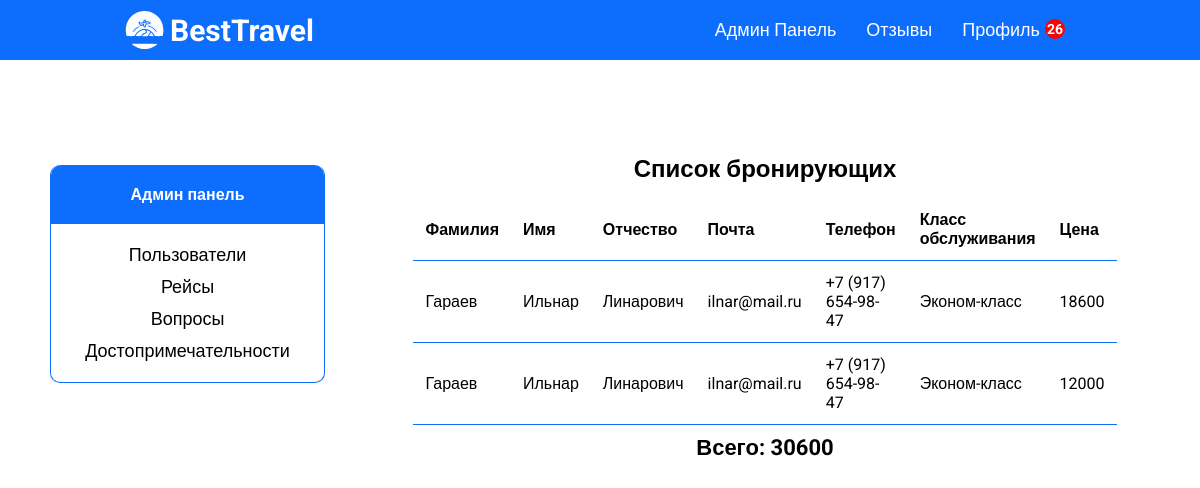
/flight-pass-page.php/12 (signed in), run on the app's committed database.
### tables this page shows
CREATE TABLE `bookings` (
  `book_id` int(11) NOT NULL,
  `flight_id` int(11) NOT NULL,
  `surname` varchar(50) NOT NULL,
  `name` varchar(50) NOT NULL,
  `patronymic` varchar(50) NOT NULL,
  `gender_id` int(11) NOT NULL,
  `birth_date` date NOT NULL,
  `document` varchar(50) NOT NULL,
  `booking_date` timestamp NOT NULL DEFAULT CURRENT_TIMESTAMP,
  `class_id` int(11) NOT NULL,
  `contact_email` varchar(50) NOT NULL,
  `contact_phone` varchar(50) NOT NULL,
  `user_id` int(11) DEFAULT NULL,
  `seat_id` int(11) DEFAULT NULL,
  `total_amount` int(111) NOT NULL
);

CREATE TABLE `classes` (
  `class_id` int(11) NOT NULL,
  `class` varchar(20) NOT NULL,
  `class_code` varchar(10) NOT NULL
);

### functions/methods.php (called while the page is built, shortened)
<?php
    class Methods
    {
        public function pagination($array, $max, $page) {
            $max_results = $max;
            $pages = count($array) < $max_results ? 0 : ceil(count($array) / $max_results);
            $offset = $max_results * ($page - 1);
            $items = array_slice($array, $offset, $max_results);
            return ['array' => $items, 'pages' => $pages];
        }
  }
  $mtd = new Methods;
?>

### database/requests.php (called while the page is built, shortened)
<?php
function getAll($string)
{
    require 'connect.php';
    $data = mysqli_query($connect, $string);
    if (mysqli_num_rows($data) > 0) {
        return mysqli_fetch_all($data, MYSQLI_ASSOC);
    } else {
        return false;
    }
}
function getOne($string)
{
    require 'connect.php';
    $data = mysqli_query($connect, $string);
    if (mysqli_num_rows($data) > 0) {
        return mysqli_fetch_assoc($data);
    } else {
        return false;
    }
}
class ApiProvider
{
    public function getPassFromFlight($flight_id)
    {
        return getAll("
            select b.surname, b.name, b.patronymic, b.contact_email, b.contact_phone, c.class, b.total_amount  from bookings b
            left join classes c on c.class_id = b.class_id
            where b.flight_id = '$flight_id';
        ");
    }
    public function getSumFromFlight($flight_id)
    {
        return getOne("
            select sum(total_amount) as sum from bookings where flight_id = '$flight_id';
        ");
    }
}
?>

### flight-pass-page.php (the view, shortened to what this page needs)
<?php
require_once 'database/requests.php';
require_once 'functions/methods.php';
$id = explode('/', $_SERVER['REQUEST_URI'])[2];
$flights = $provider->getPassFromFlight($id);
$sum = $provider->getSumFromFlight($id);
if ($flights) {
    $pagination = $mtd->pagination($flights, 10, $_GET['page']);
    $flights = $pagination['array'];
}
?>
<!DOCTYPE html>
<html lang="ru">
<?php require 'templates/head.php'; ?>
<body>
<?php require_once 'templates/header.php'; ?>
<div class="container df jcsb fw">
    <?php require_once 'templates/aside.php'; ?>
    <main class="df fc jcc aic">
        <h2 class="tac admin-title">Список бронирующих</h2>
        <?php if($flights): ?>
            <table class='history-table'>
                <tr class='history-tr'>
                    <th>Фамилия</th>
                    <th>Имя</th>
                    <th>Отчество</th>
                    <th>Почта</th>
                    <th>Телефон</th>
                    <th>Класс обслуживания</th>
                    <th>Цена</th>
                </tr>
                <?php foreach($flights as $item): ?>
                    <tr class='history-tr'>
                        <td><?= $item['surname'] ?></td>
                        <td><?= $item['name'] ?></td>
                        <td><?= $item['patronymic'] ?></td>
                        <td><?= $item['contact_email'] ?></td>
                        <td><?= $item['contact_phone'] ?></td>
                        <td><?= $item['class'] ?></td>
                        <td><?= $item['total_amount'] ?></td>
                    </tr>
                <?php endforeach; ?>
            </table>
            <p class="flight-sum">Всего: <?= $sum['sum']; ?></p>
        <?php else: ?>
            <h2 class="tac">Бронирований нет</h2>
        <?php endif; ?>
    </main>
</div>
</body>
</html>

### assets/css/style.css (style rules this page uses)
* { margin: 0; padding: 0; box-sizing: border-box; font-family: 'Roboto', sans-serif; }
html { scroll-behavior: smooth; }
body { overflow-x: hidden; }
.container { max-width: 1600px; margin: 0 auto; }
h1, h2, h3, h4, h5 { padding: 15px; }
.df { display: flex; }
.fc { flex-direction: column; }
.jcsb { justify-content: space-between; }
.jcc { justify-content: center; }
.aic { align-items: center; }
.tac { text-align: center; }
.fw { flex-wrap: wrap; }
main { width: 75%; margin-top: 30px; }
.history-table { width: 90%; border-collapse: collapse; margin: 0 auto; }
.history-tr > th, td { border: solid #0d6efd; border-width: 0 0 1px 0; }
.history-tr > th, td { text-align: left; padding: 12px; }
.flight-sum { padding: 10px; font-size: 22px; font-weight: bold; }
@media screen and (max-width: 1600px) { .container { padding: 50px; } }
@media screen and (max-width: 1600px) { main { width: 70%; } }

### data on the page
bookings: surname "Гараев", name "Ильнар", patronymic "Линарович", contact_email "ilnar@mail.ru", contact_phone "+7 (917) 654-98-47", class.class "Эконом-класс", total_amount "18600"
bookings: surname "Гараев", name "Ильнар", patronymic "Линарович", contact_email "ilnar@mail.ru", contact_phone "+7 (917) 654-98-47", class.class "Эконом-класс", total_amount "12000"

### other printed values
count($provider->getNotifications($_SESSION['user']['id'])) "26"
$sum['sum'] "30600"
